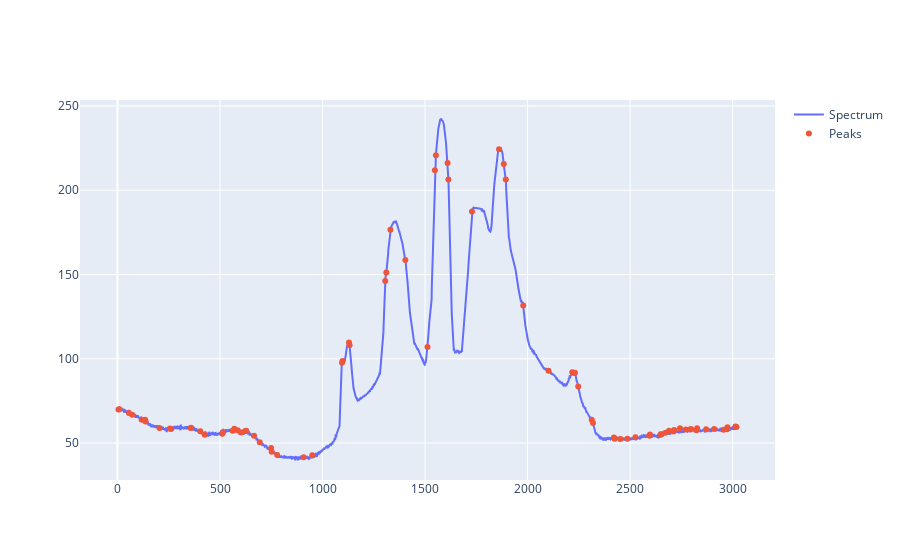

Notebook code for this chart:
### Markdown cell above
## Calibration to CFL Spectrum
The profile for each image is a dataset of average intensity values for each pixel in the length of the ROI. We need to map these pixel positions to wavelengths to generate absorption and transmission spectra. To do this, we fit a linear equation to pixel positions of known emission peaks of a compact fluorescent light (CFL) ([source](https://commons.wikimedia.org/wiki/File:Fluorescent_lighting_spectrum_peaks_labelled.png)). We calibrate upon the three most prominent CFL peaks at 436.6, 487.7, 546.5, and 611.6 nm.

Each generation has its own set of calibration images of a blank sample with a CFL source. We'll create the calibration equation using the helper code below. It allows us to get the profiles of each calibration image, run CWT peak detection with widths of 5 and 10, then plot the data. Visual inspection of the profile plot and these peaks will reveal which pixel positions correspond to the wavelengths at which CFL peaks are known to occur (see the below example). Finding a line of best fit through these pixel position & wavelength points gives us the calibration equation (see 'calibration.xlsx' spreadsheets in /Spectra/Gen #/Calibration).

Example calibration spectra: (red sections are noise, notice that the green peak at 546.6 nm is at a secondary, slightly lower peak than one directly to the left of it)

![Labeled calibration spectra](Labeled_calibration_spectra.jpg)

### Code cell
# HELPER CODE, not part of pipeline
cal_data = pd.read_csv("Spectra\Gen 1\Calibration\IMG_6426_profile.csv")

peaks = calc_peaks(cal_data['Gray_Value'])

fig = go.Figure()

fig.add_trace(go.Scatter(
    x=cal_data['Distance_(pixels)'],
    y=cal_data['Gray_Value'],
    mode='lines',
    name='Spectrum'
))

fig.add_trace(go.Scatter(
    x=peaks,
    y=[cal_data['Gray_Value'][i] for i in peaks],
    mode='markers',
    name='Peaks'
))

fig.show()

### Figure 1 — Plotly figure (JSON) as saved in the notebook; plotly's stock layout.template omitted (floating-point values rounded to 4 significant figures; data arrays with more than 128 entries replaced by an {"elided": "..."} marker saying what was removed)
{"data": [{"mode": "lines", "name": "Spectrum", "type": "scatter", "x": {"elided": "3024 int values"}, "y": {"elided": "3024 float values"}}, {"mode": "markers", "name": "Peaks", "type": "scatter", "x": [5, 10, 56, 72, 118, 135, 137, 205, 256, 262, 357, 359, 404, 426, 511, 515, 562, 570, 586, 602, 622, 628, 666, 694, 749, 752, 779, 908, 950, 1095, 1098, 1129, 1132, 1306, 1311, 1331, 1404, 1512, 1548, 1553, 1610, 1614, 1729, 1861, 1884, 1894, 1979, 2102, 2218, 2227, 2231, 2247, 2313, 2319, 2421, 2424, 2453, 2487, 2526, 2594, 2597, 2648, 2654, 2673, 2690, 2712, 2715, 2743, 2772, 2793, 2797, 2824, 2827, 2871, 2910, 2956, 2973, 2975, 3014, 3019], "y": [69.91, 70.05, 67.82, 66.76, 63.85, 63.73, 62.73, 58.91, 58.67, 58.34, 58.89, 59.07, 56.97, 54.91, 55.47, 56.35, 57.21, 58.4, 57.51, 56.26, 57.01, 57.24, 54.29, 50.49, 47.07, 44.83, 42.89, 41.53, 42.79, 97.61, 98.68, 109.7, 108.1, 146.2, 151.1, 176.6, 158.6, 107.0, 211.9, 220.9, 216.2, 206.4, 187.3, 224.4, 215.6, 206.4, 131.6, 92.87, 92.01, 91.59, 91.62, 83.59, 63.86, 61.83, 53.21, 52.52, 52.33, 52.45, 53.35, 54.31, 55.01, 54.93, 55.23, 56.09, 57.24, 56.83, 57.66, 58.77, 57.97, 57.95, 58.27, 57.6, 58.74, 58.23, 58.35, 57.88, 58.19, 59.28, 59.85, 59.55]}], "layout": {}}
